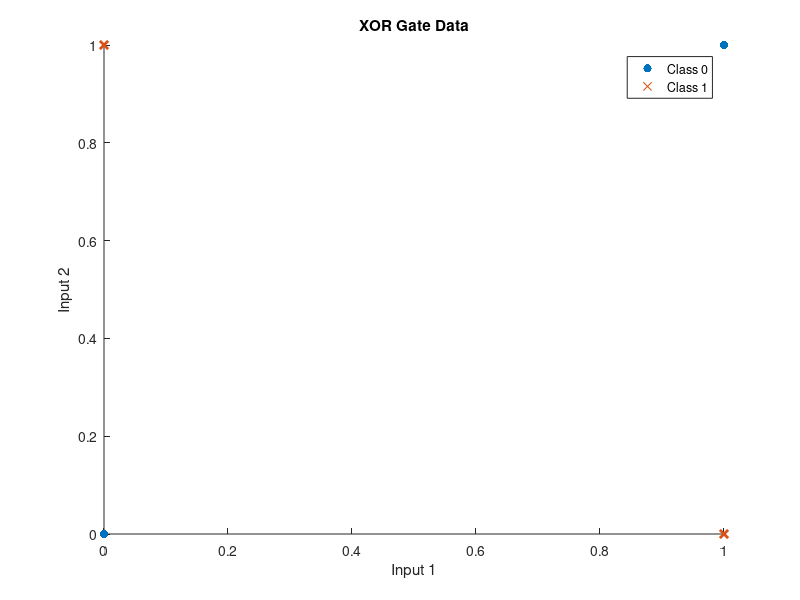

Write MATLAB code to recreate this figure. (Note: this script raises an error after producing the figure.)

%a. Generate XOR gate data
X = [0 0; 0 1; 1 0; 1 1]; % Input features
y = [0; 1; 1; 0];% Output labels
% b. Plot the data
class0_indices = find (y == 0);
class1_indices = find (y == 1);
scatter (X(class0_indices, 1), X(class0_indices, 2), 'o', 'filled'); 
hold on;
scatter (X(class1_indices, 1), X(class1_indices, 2), 'x', 'LineWidth', 2); 
legend('Class 0', 'Class 1');
xlabel('Input 1');
ylabel('Input 2');
title('XOR Gate Data');
% c. Choose appropriate feed forward Neural Network architecture 
hidden_layer_size = 2; % Two neurons in the hidden layer
net = patternnet(hidden_layer_size);
%d. Use MATLAB inbuilt functions to train the data 
net.trainParam.showWindow= false; % Suppress training window 
[net, tr] = train(net, X', y');
%e. Plot Cost function vs No. of Iterations curve
figure;
plot(tr.epoch, tr.perf);
xlabel('Number of Iterations');
ylabel('Cost function');
title('Cost function vs No. of Iterations');
% e. Plot Decision Boundary
figure;
x1_range= linspace (min(X(:, 1)), max(x(:, 1)), 100); 
x2_range= linspace(min(X(:, 2)), max(x(:, 2)), 100); 
[X1, X2] = meshgrid(x1_range, x2_range);
X_test= [X1(:)'; X2(:)'];
Y_pred = net (X_test);
decision_boundary=reshape(Y_pred, length (x2_range), length(x1_range));
contourf(x1_range, x2_range, decision_boundary);
colorbar;
xlabel('Input 1');
ylabel('Input 2');
title('Decision Boundary');